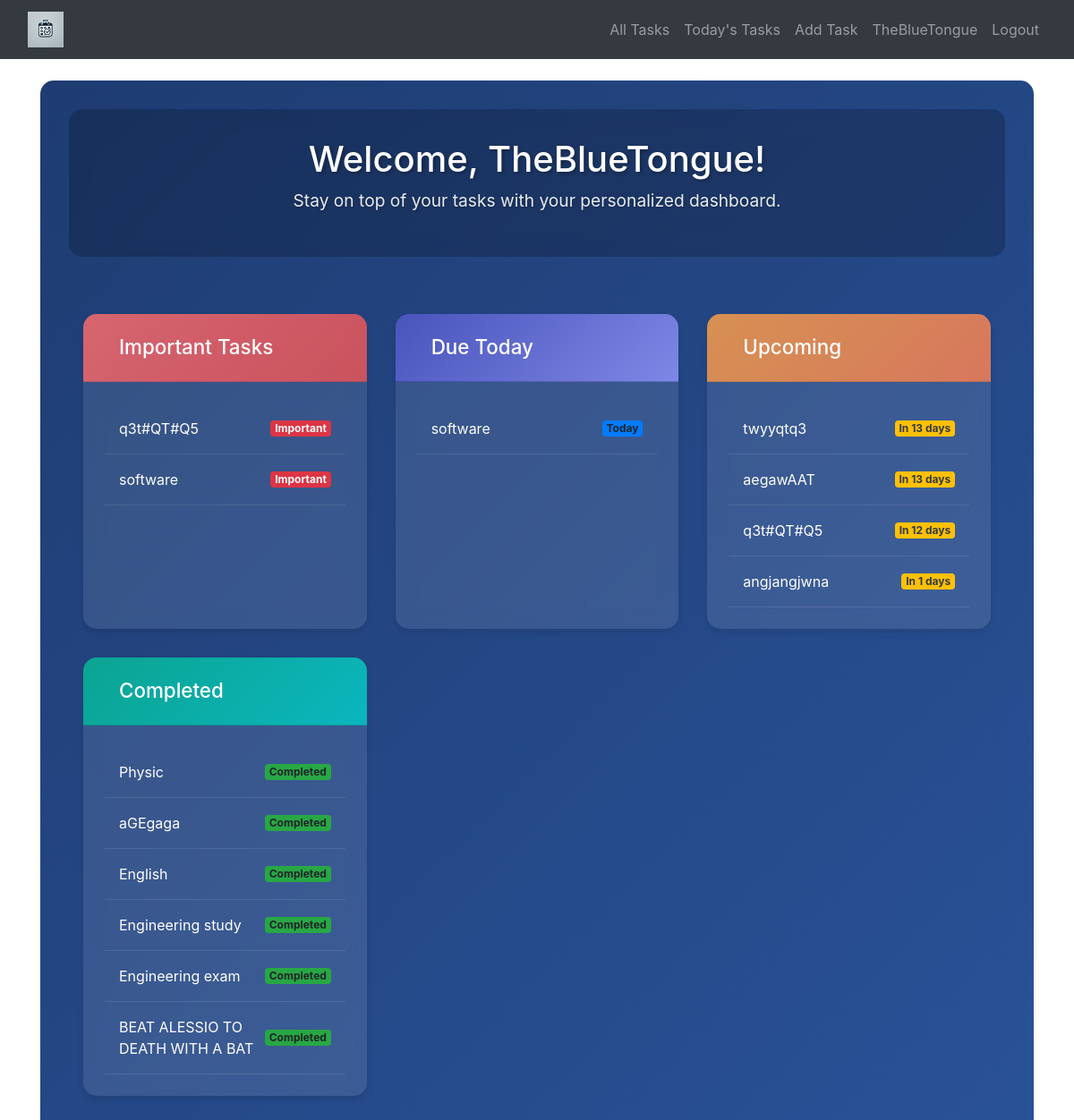
The page /dashboard (signed in) on the database as committed earlier.
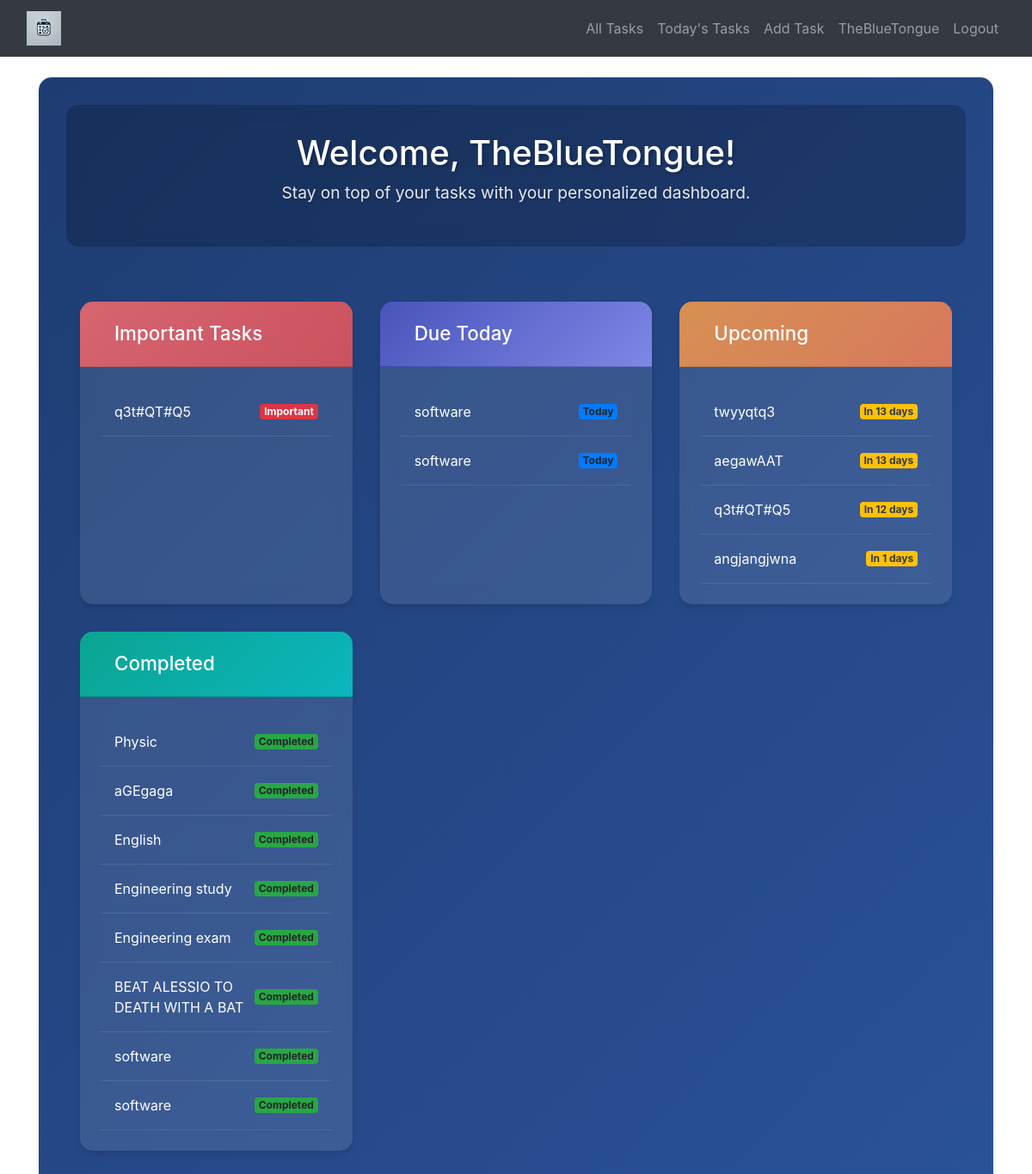
The same page on the database as committed later.
### database_setup.py (models this page shows)
class User(Base, UserMixin):
    __tablename__ = 'users'
    id = Column(Integer, primary_key=True)
    username = Column(String(150), unique=True, nullable=False)
    password = Column(String(150), nullable=False)
    tasks = relationship('Task', back_populates='owner')

class Task(Base):
    __tablename__ = 'tasks'
    id = Column(Integer, primary_key=True)
    title = Column(String(150), nullable=False)
    category = Column(String(50), nullable=False)
    description = Column(String(500), nullable=True)
    due_date = Column(Date, nullable=True)
    is_complete = Column(Boolean, default=False)
    user_id = Column(Integer, ForeignKey('users.id'), nullable=False)
    important = Column(Boolean, default=False)  # New column
    owner = relationship('User', back_populates='tasks')
    created_at = Column(DateTime, default=datetime.utcnow)  # Automatically set the current timestamp on task creation

### app.py (the view)
@app.route('/dashboard')
@login_required
def dashboard():
    session = SessionLocal()
    try:
        tasks = session.query(Task).filter_by(user_id=current_user.id).all()
        important_tasks = [task for task in tasks if task.important and not task.is_complete]
        tasks_due_today = [
            task for task in tasks
            if task.due_date and task.due_date == datetime.utcnow().date()
        ]
        upcoming_tasks = [
            task for task in tasks
            if task.due_date and task.due_date > datetime.utcnow().date() and not task.is_complete
        ]
        completed_tasks = [task for task in tasks if task.is_complete]
        today = datetime.utcnow().date()
        for task in upcoming_tasks:
            task.days_until_due = (task.due_date - today).days
    finally:
        session.close()  # Ensure session is closed even if an error occurs
    return render_template(
        'dashboard.html',
        important_tasks=important_tasks,
        tasks_due_today=tasks_due_today,
        upcoming_tasks=upcoming_tasks,
        completed_tasks=completed_tasks
    )

### app.py (called while the page is built)
@login_manager.user_loader
def load_user(user_id):
    session = SessionLocal()
    user = session.query(User).get(int(user_id))
    session.close()
    return user

### templates/dashboard.html (shortened to what this page needs)
{% extends 'base.html' %}
{% block content %}
<div class="dashboard-container">
    <header class="dashboard-header fade-in">
        <h1>Welcome, {{ current_user.username }}!</h1>
        <p class="subtitle">Stay on top of your tasks with your personalized dashboard.</p>
    </header>
    <div class="dashboard-grid">
        <div class="dashboard-card slide-up" style="--delay: 0.1s">
            <div class="card-header gradient-red">
                <h2>Important Tasks</h2>
            </div>
            <div class="card-body">
                {% if important_tasks %}
                    <ul class="task-list">
                        {% for task in important_tasks %}
                            <li class="task-item">
                                <a href="{{ url_for('task_detail', task_id=task.id) }}">{{ task.title }}</a>
                                <span class="badge badge-danger">Important</span>
                            </li>
                        {% endfor %}
                    </ul>
                {% else %}
                    <p class="empty-state">No important tasks. Stay ahead by marking some tasks as important!</p>
                {% endif %}
            </div>
        </div>
        <div class="dashboard-card slide-up" style="--delay: 0.2s">
            <div class="card-header gradient-blue">
                <h2>Due Today</h2>
            </div>
            <div class="card-body">
                {% if tasks_due_today %}
                    <ul class="task-list">
                        {% for task in tasks_due_today %}
                            <li class="task-item">
                                <a href="{{ url_for('task_detail', task_id=task.id) }}">{{ task.title }}</a>
                                <span class="badge bg-primary">Today</span>
                            </li>
                        {% endfor %}
                    </ul>
                {% else %}
                    <p class="empty-state">No tasks due today. You're all caught up!</p>
                {% endif %}
            </div>
        </div>
        <div class="dashboard-card slide-up" style="--delay: 0.3s">
            <div class="card-header gradient-orange">
                <h2>Upcoming</h2>
            </div>
            <div class="card-body">
                {% if upcoming_tasks %}
                    <ul class="task-list">
                        {% for task in upcoming_tasks %}
                            <li class="task-item">
                                <a href="{{ url_for('task_detail', task_id=task.id) }}">{{ task.title }}</a>
                                <span class="badge bg-warning text-dark">In {{ task.days_until_due }} days</span>
                            </li>
                        {% endfor %}
                    </ul>
                {% else %}
                    <p class="empty-state">No upcoming tasks. Great job staying ahead!</p>
                {% endif %}
            </div>
        </div>
        <div class="dashboard-card slide-up" style="--delay: 0.4s">
            <div class="card-header gradient-green">
                <h2>Completed</h2>
            </div>
            <div class="card-body">
                {% if completed_tasks %}
                    <ul class="task-list">
                        {% for task in completed_tasks %}
                            <li class="task-item">
                                <a href="{{ url_for('task_detail', task_id=task.id)}}">{{ task.title }}</a>
                                <span class="badge bg-success">Completed</span>
                            </li>
                        {% endfor %}
                    </ul>
                {% else %}
                    <p class="empty-state">No completed tasks yet. Start checking them off!</p>
                {% endif %}
            </div>
        </div>
    </div>
</div>
{% endblock %}

### templates/base.html (shortened to what this page needs)
<!DOCTYPE html>
<html lang="en">
<head>
    <link rel="stylesheet" href="https://stackpath.bootstrapcdn.com/bootstrap/4.5.2/css/bootstrap.min.css">
    <link rel="stylesheet" href="{{ url_for('static', filename='styles.css') }}">
</head>
<body>
    <nav class="navbar navbar-expand-lg navbar-dark bg-dark">
        <div class="container-fluid">
            <a class="navbar-brand" href="{{ url_for('dashboard') }}">
                <img src="{{ url_for('static', filename='images/logo.webp') }}" alt="Saintly Scheduler Logo" style="height: 40px; border: none;">
            </a>
            <ul class="navbar-nav ml-auto">
                {% if current_user.is_authenticated %}
                    <div class="navbar-nav">
                        <a class="nav-link {% if request.endpoint == 'tasks' %}active{% endif %}" href="{{ url_for('tasks') }}">All Tasks</a>
                        <a class="nav-link {% if request.endpoint == 'todays_tasks' %}active{% endif %}" href="{{ url_for('todays_tasks') }}">Today's Tasks</a>
                        <a class="nav-link {% if request.endpoint == 'add_task' %}active{% endif %}" href="{{ url_for('add_task') }}">Add Task</a>
                    </div>
                    <li class="nav-item">
                        <a class="nav-link {% if request.endpoint == 'user_profile' %}active{% endif %}" href="{{ url_for('user_profile') }}">
                            {{ current_user.username }}
                        </a>
                    </li>
                    <li class="nav-item">
                        <a class="nav-link" href="{{ url_for('logout') }}">Logout</a>
                    </li>
                {% endif %}
            </ul>
        </div>
    </nav>
    <div class="container mt-4">
        {% block content %}{% endblock %}
    </div>
</body>
</html>

### templates/dashboard.html (style rules this page uses)
.dashboard-container { padding: 2rem; max-width: 1400px; margin: 0 auto; background: linear-gradient(135deg, #1e3c72 0%, #2a5298 100%); min-height: 100vh; border-radius: 15px; }
.dashboard-header { text-align: center; margin-bottom: 3rem; padding: 2rem; background: rgba(0, 0, 0, 0.2); border-radius: 15px; backdrop-filter: blur(10px); }
.dashboard-header h1 { font-size: 2.5rem; color: #ffffff; margin-bottom: 0.5rem; text-shadow: 2px 2px 4px rgba(0, 0, 0, 0.3); }
.subtitle { color: #ffffff; font-size: 1.2rem; opacity: 0.9; text-shadow: 1px 1px 3px rgba(0, 0, 0, 0.3); }
.dashboard-grid { display: grid; grid-template-columns: repeat(auto-fit, minmax(300px, 1fr)); gap: 2rem; padding: 1rem; }
.dashboard-card { background: rgba(255, 255, 255, 0.1); border-radius: 15px; box-shadow: 0 4px 6px rgba(0, 0, 0, 0.1); transition: transform 0.3s ease, box-shadow 0.3s ease; overflow: hidden; opacity: 0; animation: slideUp 0.5s ease forwards; animation-delay: var(--delay); backdrop-filter: blur(10px); }
.card-header { padding: 1.5rem; color: white; display: flex; align-items: center; gap: 1rem; }
.card-header h2 { margin: 0; font-size: 1.4rem; }
.card-body { padding: 1.5rem; }
.task-list { list-style: none; padding: 0; margin: 0; }
.task-item { padding: 1rem; border-bottom: 1px solid rgba(255, 255, 255, 0.1); display: flex; justify-content: space-between; align-items: center; transition: background-color 0.2s ease; }
.task-item a { color: #ffffff; text-decoration: none; }
.gradient-red { background: linear-gradient(135deg, rgba(255, 107, 107, 0.8) 0%, rgba(238, 82, 83, 0.8) 100%); }
.gradient-blue { background: linear-gradient(135deg, rgba(78, 84, 200, 0.8) 0%, rgba(143, 148, 251, 0.8) 100%); }
.gradient-orange { background: linear-gradient(135deg, rgba(255, 159, 67, 0.8) 0%, rgba(255, 127, 80, 0.8) 100%); }
.gradient-green { background: linear-gradient(135deg, rgba(0, 184, 148, 0.8) 0%, rgba(0, 206, 201, 0.8) 100%); }
.fade-in { animation: fadeIn 0.8s ease forwards; }
.slide-up { opacity: 0; animation: slideUp 0.5s ease forwards; animation-delay: var(--delay); }

Rows that differ between the two databases and show on the page:
changed Task (number 2 of 12 on the later page): moves from the list under "Important Tasks" to the list under "Completed"
added Task: title "software"
